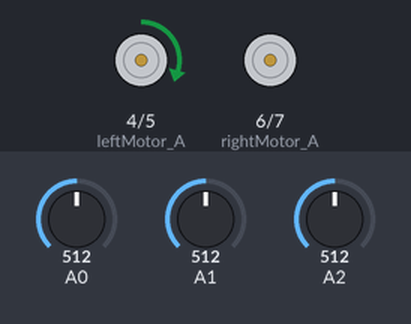
The sketch below on a simulated Arduino Uno, built with avr-gcc and run on an emulated ATmega328P. Parts: motor-driver pin pairs drawn as motors (green arrow = first pin HIGH = forward, orange = second pin HIGH = backward, longer = more drive, scaled by the enable pin). The test bench sets the inputs (shaded band); at power-on: A0 = 512, A1 = 512, A2 = 512.

Above: at 1.2 s.
1.3 s: A0 set to 716
At 1.8 s:
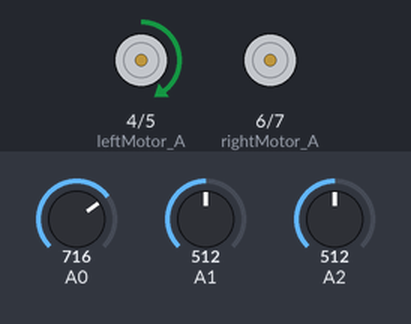
2.8 s: A1 set to 306
At 4.0 s:
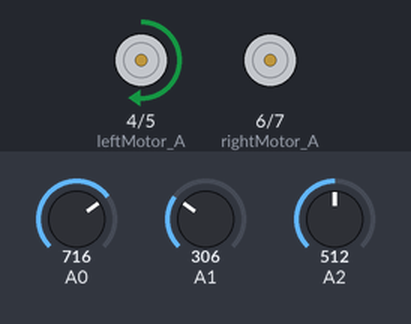
4.3 s: A1 set to 0
At 5.3 s:
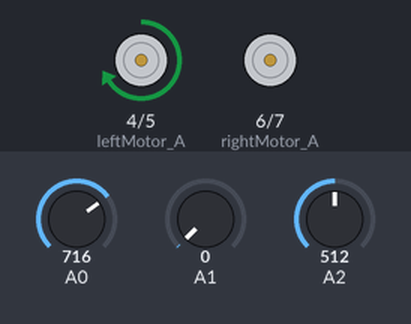
5.8 s: A0 set to 1023
At 6.4 s:
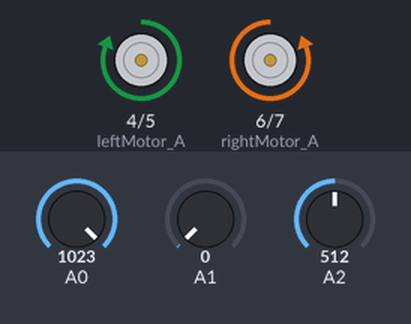
7.3 s: A1 set to 716
At 7.6 s:
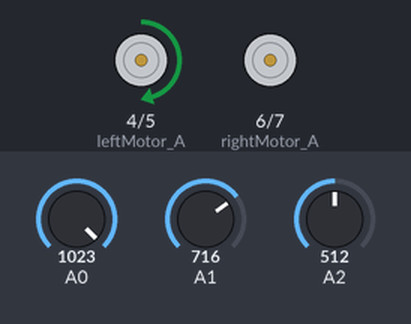
8.8 s: A0 set to 306
At 9.9 s:
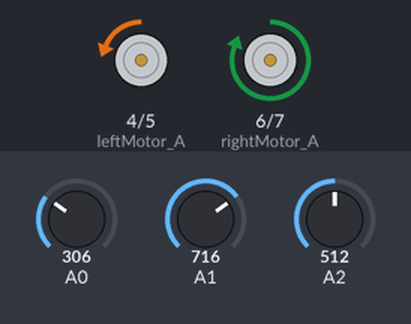
Timing chart, 0 to 11.3 s (numbered marks = the images above; inputs shaded):
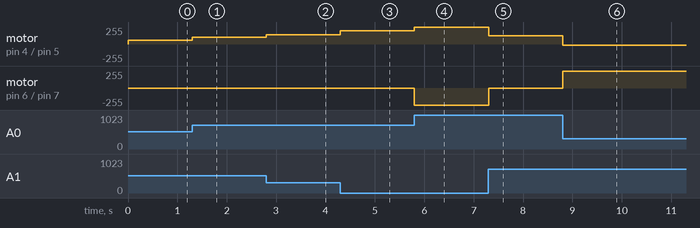

Measured:
- after the input at 1.3 s, motor on pin 4 (leftMotor_A) / pin 5 (leftMotor_B): forward 60/255 → forward 99/255 at once
- after the input at 2.8 s, motor on pin 4 (leftMotor_A) / pin 5 (leftMotor_B): forward 99/255 → forward 140/255 at once
- after the input at 4.3 s, motor on pin 4 (leftMotor_A) / pin 5 (leftMotor_B): forward 140/255 → forward 199/255 at once
- after the input at 5.8 s, motor on pin 4 (leftMotor_A) / pin 5 (leftMotor_B): forward 199/255 → forward 255/255 at once; motor on pin 6 (rightMotor_A) / pin 7 (rightMotor_B): stopped → backward 255/255 at once
- after the input at 7.3 s, motor on pin 4 (leftMotor_A) / pin 5 (leftMotor_B): forward 255/255 → forward 121/255 at once; motor on pin 6 (rightMotor_A) / pin 7 (rightMotor_B): backward 255/255 → stopped at once
- after the input at 8.8 s, motor on pin 4 (leftMotor_A) / pin 5 (leftMotor_B): forward 121/255 → backward 20/255 at once; motor on pin 6 (rightMotor_A) / pin 7 (rightMotor_B): stopped → forward 255/255 at once

The sketch:

Prog1.ino
```cpp
#define black 400
#define rightMotor_A 6
#define rightMotor_B 7
#define rightMotor_PWM 8
#define leftMotor_A 4
#define leftMotor_B 5
#define leftMotor_PWM 9

int rightSensor,midSensor,leftSensor;
int rightSub,leftSub;

void motors(int left, int right){
  if (left > 0)
  {
      digitalWrite(leftMotor_A,1);
      digitalWrite(leftMotor_B,0);
      analogWrite(leftMotor_PWM, left);
  }
  else
   {
       digitalWrite(leftMotor_A,0);
      digitalWrite(leftMotor_B,1);
      analogWrite(leftMotor_PWM, -left);
   }

    if (right > 0)
  {
      digitalWrite(rightMotor_A,1);
      digitalWrite(rightMotor_B,0);
      analogWrite(rightMotor_PWM, right);
  }
  else
   {
       digitalWrite(rightMotor_A,0);
      digitalWrite(rightMotor_B,1);
      analogWrite(rightMotor_PWM, -right);
   }
}


void setup(){
   Serial.begin(9600);
   for(int i = 4; i < 8; i ++)
      pinMode(i,OUTPUT);

}

void loop(){
  rightSensor = analogRead(A0);
  leftSensor = analogRead(A1);
  midSensor = analogRead(A2);

  rightSensor = map(rightSensor, 0, 1023, -100, 100);
  leftSensor = map(leftSensor, 0, 1023, -100, 100);
  midSensor = map(midSensor, 0, 1023, -100, 100);

  leftSub = rightSensor - leftSensor;
  rightSub = leftSensor - rightSensor;

  motors(60+leftSub, 60+rightSub);

}
```
